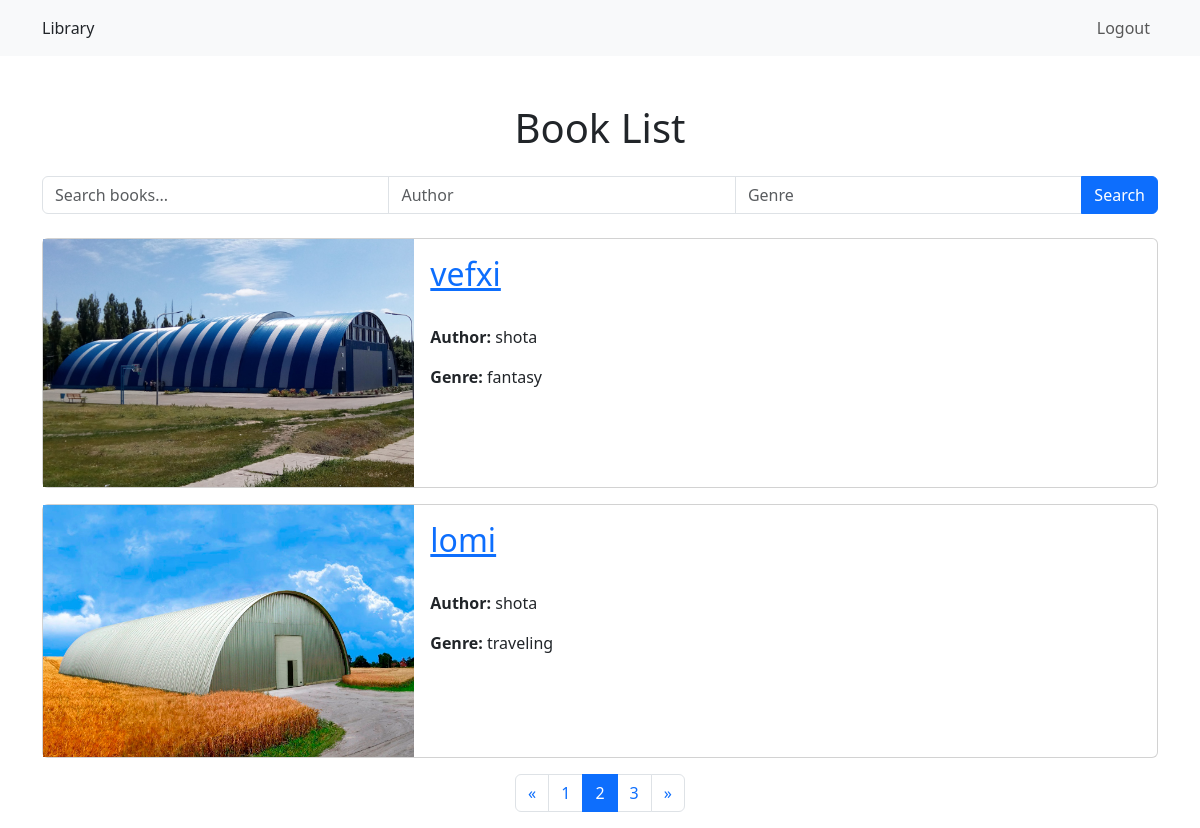
The page /books/library/?page=2 (signed in) on the database its author committed.
### books/models.py (models this page shows, shortened)
class Book(models.Model):
    author = models.ForeignKey(Author, on_delete=models.CASCADE)
    genre = models.ManyToManyField(Genre)
    title = models.CharField(max_length=200)
    publication_date = models.DateField()
    stock_quantity = models.IntegerField()
    image = models.ImageField(upload_to='book_images', null=True, blank=True, default='book_images/2.jpg')

class Author(models.Model):
    name = models.CharField(max_length=100)
    def __str__(self):
        return self.name

class Genre(models.Model):
    name = models.CharField(max_length=100)

### books/views.py (the view)
# urls.py: path('library/', views.library, name='library'),
@login_required
def library(request):
    query = request.GET.get('query', '')
    author = request.GET.get('author', '')
    genre = request.GET.get('genre', '')
    books = Book.objects.all()
    if query:
        books = books.filter(title__icontains=query)
    if author:
        books = books.filter(author__name__icontains=author)
    if genre:
        books = books.filter(genre__name__icontains=genre)
    filters_applied = any([query, author, genre])
    page = request.GET.get('page')
    if not filters_applied:
        paginator = Paginator(books, 2)
        try:
            books = paginator.page(page)
        except PageNotAnInteger:
            books = paginator.page(1)
            page = 1
        except EmptyPage:
            books = paginator.page(paginator.num_pages)
            page = paginator.num_pages
        else:
            page = int(page)
    else:
        page = None
    context = {
        'books': books,
        'filters_applied': filters_applied,
        'page': page,
    }
    return render(request, 'library.html', context)

### books/templates/library.html (shortened to what this page needs)
<!DOCTYPE html>
<html lang="en">
<head>
    <link href="https://cdn.jsdelivr.net/npm/bootstrap@5.3.0-alpha1/dist/css/bootstrap.min.css" rel="stylesheet">
</head>
<body>
<nav class="navbar navbar-expand-lg navbar-light bg-light">
    <div class="container">
        <a class="nav-link" href="{% url 'books:library' %}">Library</a>
        <div class="collapse navbar-collapse" id="navbarSupportedContent">
            <ul class="navbar-nav me-auto mb-2 mb-lg-0">
                <li class="nav-item">
                    <a class="nav-link" href="#"></a>
                </li>
            </ul>
            <ul class="navbar-nav">
                <li class="nav-item">
                    <a class="nav-link" href="{% url 'logout' %}">Logout</a>
                </li>
            </ul>
        </div>
    </div>
</nav>
<div class="container mt-5">
    <h1 class="text-center mb-4">Book List</h1>
    <form action="" method="GET" class="mb-4">
        <div class="input-group">
            <input type="text" name="query" class="form-control" placeholder="Search books...">
            <input type="text" name="author" class="form-control" placeholder="Author">
            <input type="text" name="genre" class="form-control" placeholder="Genre">
            <button type="submit" class="btn btn-primary">Search</button>
        </div>
    </form>
    {% if books %}
        {% for book in books %}
            <div class="card mb-3">
                <div class="row g-0">
                    <div class="col-md-4">
                        <img src="{{ book.image.url }}" alt="{{ book.title }}" class="img-fluid">
                    </div>
                    <div class="col-md-8">
                        <div class="card-body">
                            <h2 class="card-title"><a href="{% url 'books:book_detail' book.id %}">{{ book.title }}</a></h2><br>
                            <p class="card-text"><strong>Author:</strong> {{ book.author }}</p>
                            <p class="card-text"><strong>Genre:</strong>
                                {% for genre in book.genre.all %}
                                    {{ genre.name }}
                                {% endfor %}
                            </p>
                        </div>
                    </div>
                </div>
            </div>
        {% endfor %}
        {% if books.has_other_pages %}
            <ul class="pagination justify-content-center">
                {% if books.has_previous %}
                    <li class="page-item">
                        <a class="page-link" href="?page=1">&laquo;</a>
                    </li>
                    <li class="page-item">
                        <a class="page-link" href="?page={{ books.previous_page_number }}">{{ books.previous_page_number }}</a>
                    </li>
                {% endif %}
                <li class="page-item active" aria-current="page">
                    <a class="page-link" href="?page={{ books.number }}">{{ books.number }}</a>
                </li>
                {% if books.has_next %}
                    <li class="page-item">
                        <a class="page-link" href="?page={{ books.next_page_number }}">{{ books.next_page_number }}</a>
                    </li>
                    <li class="page-item">
                        <a class="page-link" href="?page={{ books.paginator.num_pages }}">&raquo;</a>
                    </li>
                {% endif %}
            </ul>
        {% endif %}
    {% else %}
        <div class="alert alert-warning" role="alert">
            No such book found.
        </div>
    {% endif %}
</div>
</body>
</html>

### rows shown on the page
Book: image (picture), title "vefxi", author "shota"
Genre: name "fantasy"
Book: image (picture), title "lomi", author "shota"
Genre: name "traveling"

### other values the page prints
{{ books.previous_page_number }} "1"
{{ books.number }} "2"
{{ books.next_page_number }} "3"
